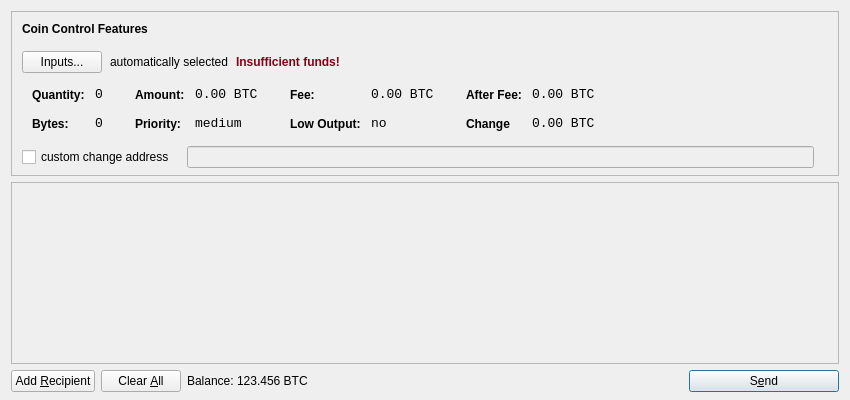
<?xml version="1.0" encoding="UTF-8"?>
<ui version="4.0">
 <class>SendCoinsDialog</class>
 <widget class="QDialog" name="SendCoinsDialog">
  <property name="geometry">
   <rect>
    <x>0</x>
    <y>0</y>
    <width>850</width>
    <height>400</height>
   </rect>
  </property>
  <property name="windowTitle">
   <string>Send Coins</string>
  </property>
  <layout class="QVBoxLayout" name="verticalLayout" stretch="0,1,0">
   <property name="bottomMargin">
    <number>8</number>
   </property>
   <item>
    <widget class="QFrame" name="frameCoinControl">
     <property name="sizePolicy">
      <sizepolicy hsizetype="Expanding" vsizetype="Expanding">
       <horstretch>0</horstretch>
       <verstretch>0</verstretch>
      </sizepolicy>
     </property>
     <property name="maximumSize">
      <size>
       <width>16777215</width>
       <height>16777215</height>
      </size>
     </property>
     <property name="frameShape">
      <enum>QFrame::StyledPanel</enum>
     </property>
     <property name="frameShadow">
      <enum>QFrame::Sunken</enum>
     </property>
     <layout class="QVBoxLayout" name="verticalLayoutCoinControl2">
      <property name="spacing">
       <number>6</number>
      </property>
      <property name="leftMargin">
       <number>0</number>
      </property>
      <property name="topMargin">
       <number>0</number>
      </property>
      <property name="rightMargin">
       <number>0</number>
      </property>
      <property name="bottomMargin">
       <number>6</number>
      </property>
      <item>
       <layout class="QVBoxLayout" name="verticalLayoutCoinControl" stretch="0,0,0,0,1">
        <property name="spacing">
         <number>0</number>
        </property>
        <property name="leftMargin">
         <number>10</number>
        </property>
        <property name="topMargin">
         <number>10</number>
        </property>
        <item>
         <layout class="QHBoxLayout" name="horizontalLayoutCoinControl1">
          <property name="bottomMargin">
           <number>15</number>
          </property>
          <item>
           <widget class="QLabel" name="labelCoinControlFeatures">
            <property name="sizePolicy">
             <sizepolicy hsizetype="Preferred" vsizetype="Maximum">
              <horstretch>0</horstretch>
              <verstretch>0</verstretch>
             </sizepolicy>
            </property>
            <property name="font">
             <font>
              <weight>75</weight>
              <bold>true</bold>
             </font>
            </property>
            <property name="styleSheet">
             <string notr="true">font-weight:bold;</string>
            </property>
            <property name="text">
             <string>Coin Control Features</string>
            </property>
           </widget>
          </item>
         </layout>
        </item>
        <item>
         <layout class="QHBoxLayout" name="horizontalLayoutCoinControl2" stretch="0,0,0,0">
          <property name="spacing">
           <number>8</number>
          </property>
          <property name="bottomMargin">
           <number>10</number>
          </property>
          <item>
           <widget class="QPushButton" name="pushButtonCoinControl">
            <property name="styleSheet">
             <string notr="true"/>
            </property>
            <property name="text">
             <string>Inputs...</string>
            </property>
           </widget>
          </item>
          <item>
           <widget class="QLabel" name="labelCoinControlAutomaticallySelected">
            <property name="text">
             <string>automatically selected</string>
            </property>
            <property name="margin">
             <number>5</number>
            </property>
           </widget>
          </item>
          <item>
           <widget class="QLabel" name="labelCoinControlInsuffFunds">
            <property name="font">
             <font>
              <weight>75</weight>
              <bold>true</bold>
             </font>
            </property>
            <property name="styleSheet">
             <string notr="true">color:#880015;</string>
            </property>
            <property name="text">
             <string>Insufficient funds!</string>
            </property>
            <property name="margin">
             <number>5</number>
            </property>
           </widget>
          </item>
          <item>
           <spacer name="horizontalSpacerCoinControl">
            <property name="orientation">
             <enum>Qt::Horizontal</enum>
            </property>
            <property name="sizeHint" stdset="0">
             <size>
              <width>40</width>
              <height>1</height>
             </size>
            </property>
           </spacer>
          </item>
         </layout>
        </item>
        <item>
         <widget class="QWidget" name="widgetCoinControl" native="true">
          <property name="sizePolicy">
           <sizepolicy hsizetype="Preferred" vsizetype="Preferred">
            <horstretch>0</horstretch>
            <verstretch>0</verstretch>
           </sizepolicy>
          </property>
          <property name="minimumSize">
           <size>
            <width>0</width>
            <height>0</height>
           </size>
          </property>
          <property name="styleSheet">
           <string notr="true"/>
          </property>
          <layout class="QHBoxLayout" name="horizontalLayoutCoinControl5">
           <property name="leftMargin">
            <number>0</number>
           </property>
           <property name="topMargin">
            <number>0</number>
           </property>
           <property name="rightMargin">
            <number>0</number>
           </property>
           <property name="bottomMargin">
            <number>0</number>
           </property>
           <item>
            <layout class="QHBoxLayout" name="horizontalLayoutCoinControl3" stretch="0,0,0,1">
             <property name="spacing">
              <number>20</number>
             </property>
             <property name="topMargin">
              <number>0</number>
             </property>
             <property name="bottomMargin">
              <number>10</number>
             </property>
             <item>
              <layout class="QFormLayout" name="formLayoutCoinControl1">
               <property name="horizontalSpacing">
                <number>10</number>
               </property>
               <property name="verticalSpacing">
                <number>14</number>
               </property>
               <property name="leftMargin">
                <number>10</number>
               </property>
               <property name="topMargin">
                <number>4</number>
               </property>
               <property name="rightMargin">
                <number>6</number>
               </property>
               <item row="0" column="0">
                <widget class="QLabel" name="labelCoinControlQuantityText">
                 <property name="styleSheet">
                  <string notr="true">font-weight:bold;</string>
                 </property>
                 <property name="text">
                  <string>Quantity:</string>
                 </property>
                 <property name="margin">
                  <number>0</number>
                 </property>
                </widget>
               </item>
               <item row="0" column="1">
                <widget class="QLabel" name="labelCoinControlQuantity">
                 <property name="font">
                  <font>
                   <family>Monospace</family>
                   <pointsize>10</pointsize>
                  </font>
                 </property>
                 <property name="cursor">
                  <cursorShape>IBeamCursor</cursorShape>
                 </property>
                 <property name="contextMenuPolicy">
                  <enum>Qt::ActionsContextMenu</enum>
                 </property>
                 <property name="text">
                  <string>0</string>
                 </property>
                 <property name="margin">
                  <number>0</number>
                 </property>
                 <property name="textInteractionFlags">
                  <set>Qt::LinksAccessibleByMouse|Qt::TextSelectableByKeyboard|Qt::TextSelectableByMouse</set>
                 </property>
                </widget>
               </item>
               <item row="1" column="0">
                <widget class="QLabel" name="labelCoinControlBytesText">
                 <property name="styleSheet">
                  <string notr="true">font-weight:bold;</string>
                 </property>
                 <property name="text">
                  <string>Bytes:</string>
                 </property>
                </widget>
               </item>
               <item row="1" column="1">
                <widget class="QLabel" name="labelCoinControlBytes">
                 <property name="font">
                  <font>
                   <family>Monospace</family>
                   <pointsize>10</pointsize>
                  </font>
                 </property>
                 <property name="cursor">
                  <cursorShape>IBeamCursor</cursorShape>
                 </property>
                 <property name="contextMenuPolicy">
                  <enum>Qt::ActionsContextMenu</enum>
                 </property>
                 <property name="text">
                  <string>0</string>
                 </property>
                 <property name="textInteractionFlags">
                  <set>Qt::LinksAccessibleByMouse|Qt::TextSelectableByKeyboard|Qt::TextSelectableByMouse</set>
                 </property>
                </widget>
               </item>
              </layout>
             </item>
             <item>
              <layout class="QFormLayout" name="formLayoutCoinControl2">
               <property name="horizontalSpacing">
                <number>10</number>
               </property>
               <property name="verticalSpacing">
                <number>14</number>
               </property>
               <property name="leftMargin">
                <number>6</number>
               </property>
               <property name="topMargin">
                <number>4</number>
               </property>
               <property name="rightMargin">
                <number>6</number>
               </property>
               <item row="0" column="0">
                <widget class="QLabel" name="labelCoinControlAmountText">
                 <property name="styleSheet">
                  <string notr="true">font-weight:bold;</string>
                 </property>
                 <property name="text">
                  <string>Amount:</string>
                 </property>
                 <property name="margin">
                  <number>0</number>
                 </property>
                </widget>
               </item>
               <item row="0" column="1">
                <widget class="QLabel" name="labelCoinControlAmount">
                 <property name="font">
                  <font>
                   <family>Monospace</family>
                   <pointsize>10</pointsize>
                  </font>
                 </property>
                 <property name="cursor">
                  <cursorShape>IBeamCursor</cursorShape>
                 </property>
                 <property name="contextMenuPolicy">
                  <enum>Qt::ActionsContextMenu</enum>
                 </property>
                 <property name="text">
                  <string>0.00 BTC</string>
                 </property>
                 <property name="textInteractionFlags">
                  <set>Qt::LinksAccessibleByMouse|Qt::TextSelectableByKeyboard|Qt::TextSelectableByMouse</set>
                 </property>
                </widget>
               </item>
               <item row="1" column="0">
                <widget class="QLabel" name="labelCoinControlPriorityText">
                 <property name="styleSheet">
                  <string notr="true">font-weight:bold;</string>
                 </property>
                 <property name="text">
                  <string>Priority:</string>
                 </property>
                </widget>
               </item>
               <item row="1" column="1">
                <widget class="QLabel" name="labelCoinControlPriority">
                 <property name="font">
                  <font>
                   <family>Monospace</family>
                   <pointsize>10</pointsize>
                  </font>
                 </property>
                 <property name="cursor">
                  <cursorShape>IBeamCursor</cursorShape>
                 </property>
                 <property name="contextMenuPolicy">
                  <enum>Qt::ActionsContextMenu</enum>
                 </property>
                 <property name="text">
                  <string>medium</string>
                 </property>
                 <property name="textInteractionFlags">
                  <set>Qt::LinksAccessibleByMouse|Qt::TextSelectableByKeyboard|Qt::TextSelectableByMouse</set>
                 </property>
                </widget>
               </item>
              </layout>
             </item>
             <item>
              <layout class="QFormLayout" name="formLayoutCoinControl3">
               <property name="horizontalSpacing">
                <number>10</number>
               </property>
               <property name="verticalSpacing">
                <number>14</number>
               </property>
               <property name="leftMargin">
                <number>6</number>
               </property>
               <property name="topMargin">
                <number>4</number>
               </property>
               <property name="rightMargin">
                <number>6</number>
               </property>
               <item row="0" column="0">
                <widget class="QLabel" name="labelCoinControlFeeText">
                 <property name="styleSheet">
                  <string notr="true">font-weight:bold;</string>
                 </property>
                 <property name="text">
                  <string>Fee:</string>
                 </property>
                 <property name="margin">
                  <number>0</number>
                 </property>
                </widget>
               </item>
               <item row="0" column="1">
                <widget class="QLabel" name="labelCoinControlFee">
                 <property name="font">
                  <font>
                   <family>Monospace</family>
                   <pointsize>10</pointsize>
                  </font>
                 </property>
                 <property name="cursor">
                  <cursorShape>IBeamCursor</cursorShape>
                 </property>
                 <property name="contextMenuPolicy">
                  <enum>Qt::ActionsContextMenu</enum>
                 </property>
                 <property name="text">
                  <string>0.00 BTC</string>
                 </property>
                 <property name="textInteractionFlags">
                  <set>Qt::LinksAccessibleByMouse|Qt::TextSelectableByKeyboard|Qt::TextSelectableByMouse</set>
                 </property>
                </widget>
               </item>
               <item row="1" column="0">
                <widget class="QLabel" name="labelCoinControlLowOutputText">
                 <property name="styleSheet">
                  <string notr="true">font-weight:bold;</string>
                 </property>
                 <property name="text">
                  <string>Low Output:</string>
                 </property>
                </widget>
               </item>
               <item row="1" column="1">
                <widget class="QLabel" name="labelCoinControlLowOutput">
                 <property name="font">
                  <font>
                   <family>Monospace</family>
                   <pointsize>10</pointsize>
                  </font>
                 </property>
                 <property name="cursor">
                  <cursorShape>IBeamCursor</cursorShape>
                 </property>
                 <property name="contextMenuPolicy">
                  <enum>Qt::ActionsContextMenu</enum>
                 </property>
                 <property name="text">
                  <string>no</string>
                 </property>
                 <property name="textInteractionFlags">
                  <set>Qt::LinksAccessibleByMouse|Qt::TextSelectableByKeyboard|Qt::TextSelectableByMouse</set>
                 </property>
                </widget>
               </item>
              </layout>
             </item>
             <item>
              <layout class="QFormLayout" name="formLayoutCoinControl4">
               <property name="horizontalSpacing">
                <number>10</number>
               </property>
               <property name="verticalSpacing">
                <number>14</number>
               </property>
               <property name="leftMargin">
                <number>6</number>
               </property>
               <property name="topMargin">
                <number>4</number>
               </property>
               <property name="rightMargin">
                <number>6</number>
               </property>
               <item row="0" column="0">
                <widget class="QLabel" name="labelCoinControlAfterFeeText">
                 <property name="styleSheet">
                  <string notr="true">font-weight:bold;</string>
                 </property>
                 <property name="text">
                  <string>After Fee:</string>
                 </property>
                 <property name="margin">
                  <number>0</number>
                 </property>
                </widget>
               </item>
               <item row="0" column="1">
                <widget class="QLabel" name="labelCoinControlAfterFee">
                 <property name="font">
                  <font>
                   <family>Monospace</family>
                   <pointsize>10</pointsize>
                  </font>
                 </property>
                 <property name="cursor">
                  <cursorShape>IBeamCursor</cursorShape>
                 </property>
                 <property name="contextMenuPolicy">
                  <enum>Qt::ActionsContextMenu</enum>
                 </property>
                 <property name="text">
                  <string>0.00 BTC</string>
                 </property>
                 <property name="textInteractionFlags">
                  <set>Qt::LinksAccessibleByMouse|Qt::TextSelectableByKeyboard|Qt::TextSelectableByMouse</set>
                 </property>
                </widget>
               </item>
               <item row="1" column="0">
                <widget class="QLabel" name="labelCoinControlChangeText">
                 <property name="styleSheet">
                  <string notr="true">font-weight:bold;</string>
                 </property>
                 <property name="text">
                  <string>Change</string>
                 </property>
                </widget>
               </item>
               <item row="1" column="1">
                <widget class="QLabel" name="labelCoinControlChange">
                 <property name="font">
                  <font>
                   <family>Monospace</family>
                   <pointsize>10</pointsize>
                  </font>
                 </property>
                 <property name="cursor">
                  <cursorShape>IBeamCursor</cursorShape>
                 </property>
                 <property name="contextMenuPolicy">
                  <enum>Qt::ActionsContextMenu</enum>
                 </property>
                 <property name="text">
                  <string>0.00 BTC</string>
                 </property>
                 <property name="textInteractionFlags">
                  <set>Qt::LinksAccessibleByMouse|Qt::TextSelectableByKeyboard|Qt::TextSelectableByMouse</set>
                 </property>
                </widget>
               </item>
              </layout>
             </item>
            </layout>
           </item>
          </layout>
         </widget>
        </item>
        <item>
         <layout class="QHBoxLayout" name="horizontalLayoutCoinControl4" stretch="0,0,0">
          <property name="spacing">
           <number>12</number>
          </property>
          <property name="sizeConstraint">
           <enum>QLayout::SetDefaultConstraint</enum>
          </property>
          <property name="topMargin">
           <number>5</number>
          </property>
          <property name="rightMargin">
           <number>5</number>
          </property>
          <item>
           <widget class="QCheckBox" name="checkBoxCoinControlChange">
            <property name="text">
             <string>custom change address</string>
            </property>
           </widget>
          </item>
          <item>
           <widget class="QLineEdit" name="lineEditCoinControlChange">
            <property name="enabled">
             <bool>false</bool>
            </property>
            <property name="sizePolicy">
             <sizepolicy hsizetype="Expanding" vsizetype="Fixed">
              <horstretch>0</horstretch>
              <verstretch>0</verstretch>
             </sizepolicy>
            </property>
           </widget>
          </item>
          <item>
           <widget class="QLabel" name="labelCoinControlChangeLabel">
            <property name="sizePolicy">
             <sizepolicy hsizetype="Preferred" vsizetype="Expanding">
              <horstretch>0</horstretch>
              <verstretch>0</verstretch>
             </sizepolicy>
            </property>
            <property name="minimumSize">
             <size>
              <width>0</width>
              <height>0</height>
             </size>
            </property>
            <property name="text">
             <string/>
            </property>
            <property name="margin">
             <number>3</number>
            </property>
           </widget>
          </item>
         </layout>
        </item>
        <item>
         <spacer name="verticalSpacerCoinControl">
          <property name="orientation">
           <enum>Qt::Vertical</enum>
          </property>
          <property name="sizeHint" stdset="0">
           <size>
            <width>800</width>
            <height>1</height>
           </size>
          </property>
         </spacer>
        </item>
       </layout>
      </item>
     </layout>
    </widget>
   </item>
   <item>
    <widget class="QScrollArea" name="scrollArea">
     <property name="widgetResizable">
      <bool>true</bool>
     </property>
     <widget class="QWidget" name="scrollAreaWidgetContents">
      <property name="geometry">
       <rect>
        <x>0</x>
        <y>0</y>
        <width>830</width>
        <height>122</height>
       </rect>
      </property>
      <layout class="QVBoxLayout" name="verticalLayout_2">
       <property name="leftMargin">
        <number>0</number>
       </property>
       <property name="topMargin">
        <number>0</number>
       </property>
       <property name="rightMargin">
        <number>0</number>
       </property>
       <property name="bottomMargin">
        <number>0</number>
       </property>
       <item>
        <layout class="QVBoxLayout" name="entries">
         <property name="spacing">
          <number>6</number>
         </property>
        </layout>
       </item>
       <item>
        <spacer name="verticalSpacer">
         <property name="orientation">
          <enum>Qt::Vertical</enum>
         </property>
         <property name="sizeHint" stdset="0">
          <size>
           <width>20</width>
           <height>40</height>
          </size>
         </property>
        </spacer>
       </item>
      </layout>
     </widget>
    </widget>
   </item>
   <item>
    <layout class="QHBoxLayout" name="horizontalLayout">
     <item>
      <widget class="QPushButton" name="addButton">
       <property name="toolTip">
        <string>Send to multiple recipients at once</string>
       </property>
       <property name="text">
        <string>Add &amp;Recipient</string>
       </property>
       <property name="icon">
        <iconset resource="../Flashpaychain.qrc">
         <normaloff>:/icons/add</normaloff>:/icons/add</iconset>
       </property>
       <property name="autoDefault">
        <bool>false</bool>
       </property>
      </widget>
     </item>
     <item>
      <widget class="QPushButton" name="clearButton">
       <property name="sizePolicy">
        <sizepolicy hsizetype="Minimum" vsizetype="Fixed">
         <horstretch>0</horstretch>
         <verstretch>0</verstretch>
        </sizepolicy>
       </property>
       <property name="toolTip">
        <string>Remove all transaction fields</string>
       </property>
       <property name="text">
        <string>Clear &amp;All</string>
       </property>
       <property name="icon">
        <iconset resource="../Flashpaychain.qrc">
         <normaloff>:/icons/remove</normaloff>:/icons/remove</iconset>
       </property>
       <property name="autoRepeatDelay">
        <number>300</number>
       </property>
       <property name="autoDefault">
        <bool>false</bool>
       </property>
      </widget>
     </item>
     <item>
      <layout class="QHBoxLayout" name="horizontalLayout_2">
       <property name="spacing">
        <number>3</number>
       </property>
       <item>
        <widget class="QLabel" name="labelSendBalanceText">
         <property name="text">
          <string>Balance:</string>
         </property>
        </widget>
       </item>
       <item>
        <widget class="QLabel" name="labelBalance">
         <property name="cursor">
          <cursorShape>IBeamCursor</cursorShape>
         </property>
         <property name="text">
          <string>123.456 BTC</string>
         </property>
         <property name="textInteractionFlags">
          <set>Qt::LinksAccessibleByMouse|Qt::TextSelectableByKeyboard|Qt::TextSelectableByMouse</set>
         </property>
        </widget>
       </item>
      </layout>
     </item>
     <item>
      <spacer name="horizontalSpacer">
       <property name="orientation">
        <enum>Qt::Horizontal</enum>
       </property>
       <property name="sizeHint" stdset="0">
        <size>
         <width>40</width>
         <height>20</height>
        </size>
       </property>
      </spacer>
     </item>
     <item>
      <widget class="QPushButton" name="sendButton">
       <property name="minimumSize">
        <size>
         <width>150</width>
         <height>0</height>
        </size>
       </property>
       <property name="toolTip">
        <string>Confirm the send action</string>
       </property>
       <property name="text">
        <string>S&amp;end</string>
       </property>
       <property name="icon">
        <iconset resource="../Flashpaychain.qrc">
         <normaloff>:/icons/send</normaloff>:/icons/send</iconset>
       </property>
       <property name="default">
        <bool>true</bool>
       </property>
      </widget>
     </item>
    </layout>
   </item>
  </layout>
 </widget>
 <resources>
  <include location="../Flashpaychain.qrc"/>
 </resources>
 <connections/>
</ui>
